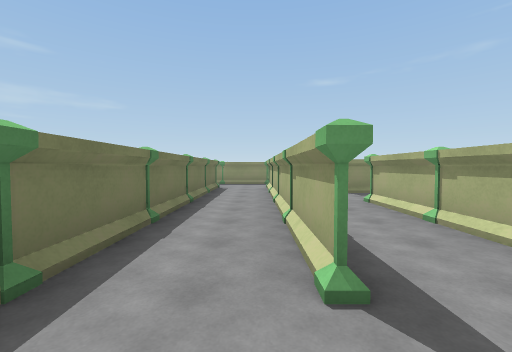
[1] (above)

16 first-person views from a walk through a Unity game level. The camera is 1.5 m above the floor, tilts 2° down and sees 90° across. The floor is counted in squares, 2 m on a side. Each view is taken from the middle of a square. On the plan, view 1 faces up. The plan holds only what a view shows up to about 9 squares ahead; the rest is blank. Surface patterns are stand-ins for the level's own textures.

[2]
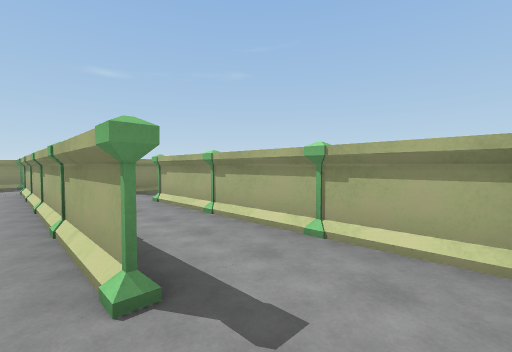

[3]
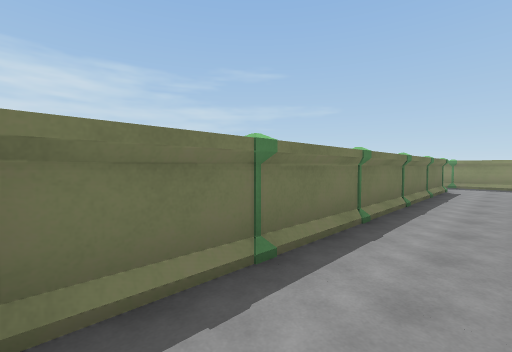

[4]
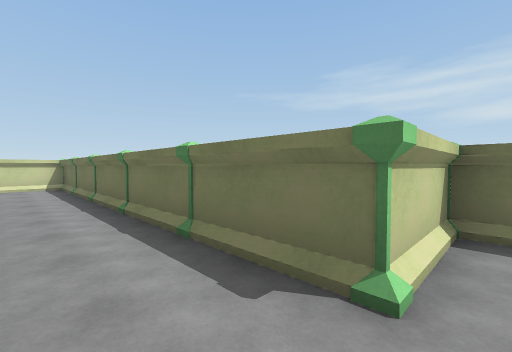

[5]
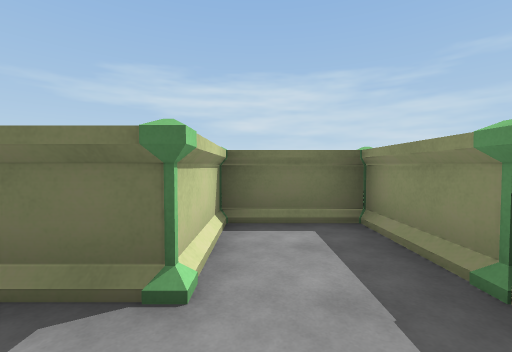

[6]
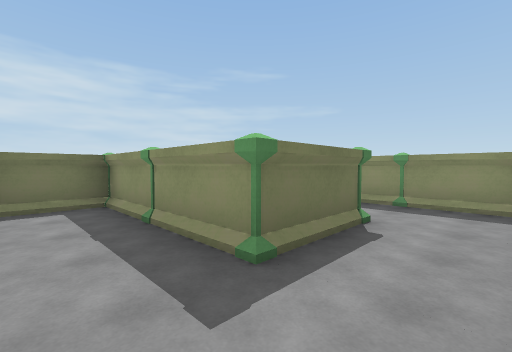

[7]
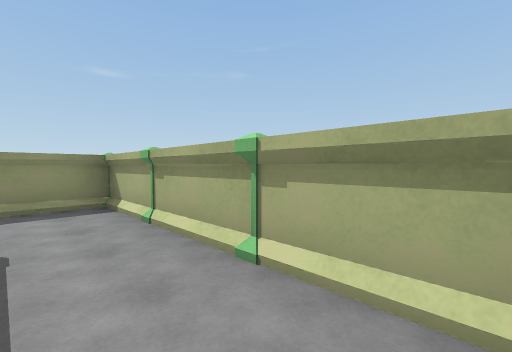

[8]
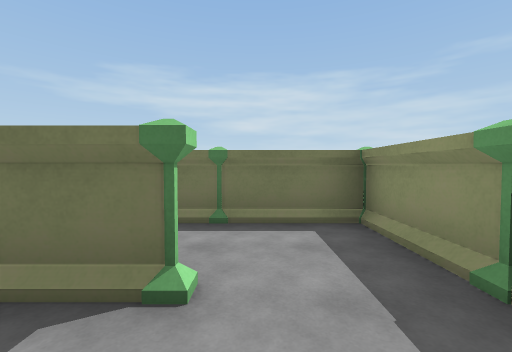

[9]
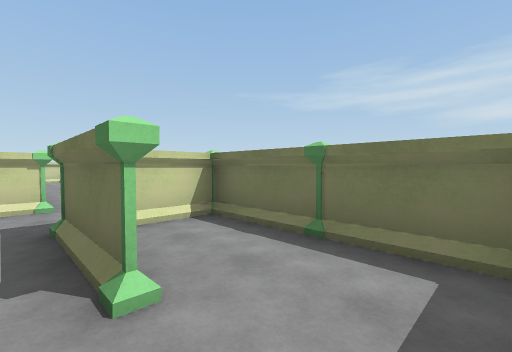

[10]
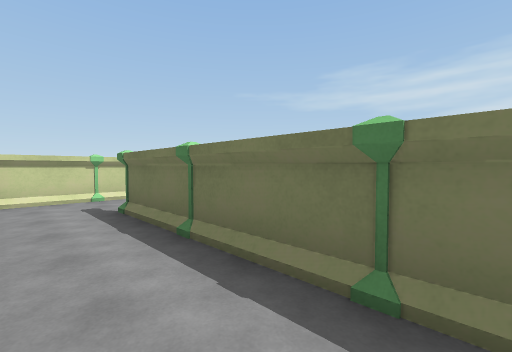

[11]
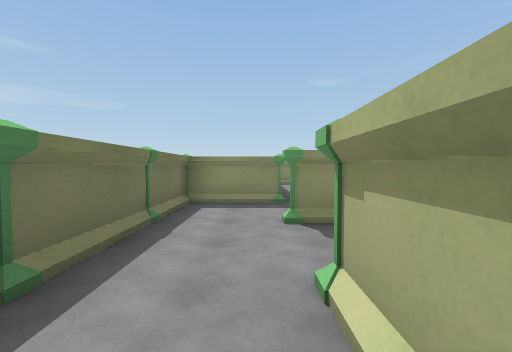

[12]
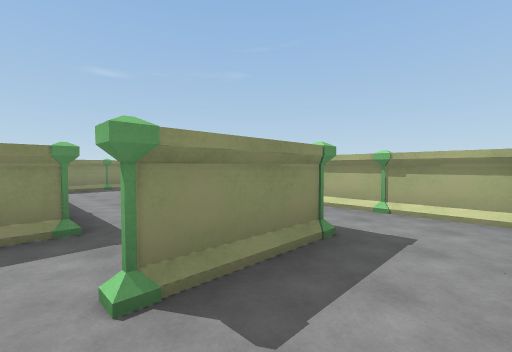

[13]
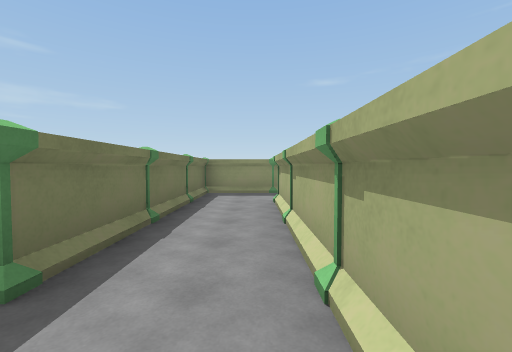

[14]
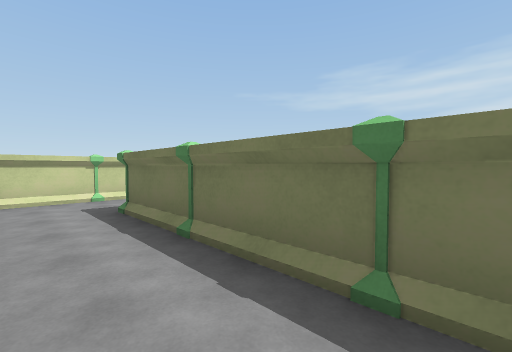

[15]
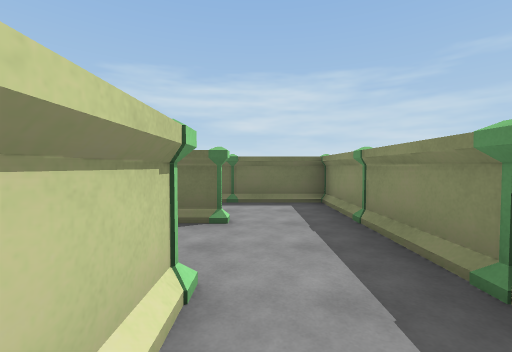

[16]
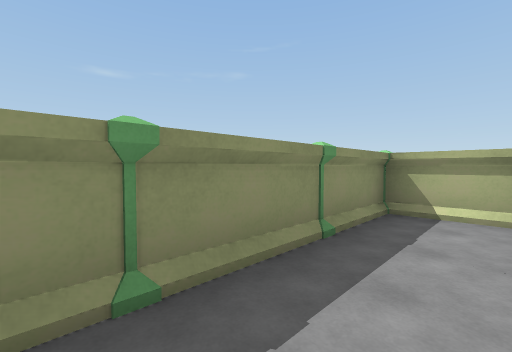

### Floor plan
Ten units are one square. View 1 is at (0, 0); x grows to the right and y downward. Boxes are objects, and circles mark ways between rooms. Rooms are numbered by the first view taken in them; rooms with no view inside come last. Other rooms are left out.
<svg viewBox="-40 -160 150 180">
<path fill="none" stroke="#000" d="M25 1 25 -55M5 -55 5 -15 5 -95 11 -95M-15 -86 -15 5 16 5M5 -115 -15 -115M15 -155 -15 -155 -15 -115M5 -135 5 -115M25 -99 25 -155 15 -155M65 -59 65 -115 65 -109M45 -55 56 -55M25 -95 5 -95 5 -55M45 -115 45 -75 25 -75M50 -155 34 -155M85 -115 96 -115M105 -119 105 -135 45 -135 45 -115M-15 -115 -35 -115 -35 -95"/>
<rect x="-25" y="5" width="10" height="10" fill="#bbb"><title>other object</title></rect>
<rect x="-25" y="-15" width="10" height="10" fill="#bbb"><title>pillar</title></rect>
<rect x="-25" y="-35" width="10" height="10" fill="#bbb"><title>pillar</title></rect>
<rect x="-25" y="-55" width="10" height="10" fill="#bbb"><title>pillar</title></rect>
<rect x="-25" y="-75" width="10" height="10" fill="#bbb"><title>pillar</title></rect>
<rect x="-25" y="-95" width="10" height="10" fill="#bbb"><title>pillar</title></rect>
<rect x="-5" y="5" width="10" height="10" fill="#bbb"><title>pillar</title></rect>
<rect x="-5" y="-15" width="20" height="10" fill="#bbb"><title>pillar</title></rect>
<rect x="-5" y="-35" width="10" height="10" fill="#bbb"><title>pillar</title></rect>
<rect x="-5" y="-55" width="10" height="10" fill="#bbb"><title>pillar</title></rect>
<rect x="-5" y="-75" width="10" height="10" fill="#bbb"><title>pillar</title></rect>
<rect x="-5" y="-95" width="10" height="10" fill="#bbb"><title>pillar</title></rect>
<rect x="-5" y="-115" width="10" height="10" fill="#bbb"><title>pillar</title></rect>
<rect x="-5" y="-135" width="10" height="10" fill="#bbb"><title>pillar</title></rect>
<rect x="-5" y="-155" width="10" height="10" fill="#bbb"><title>pillar</title></rect>
<rect x="15" y="-15" width="10" height="10" fill="#bbb"><title>pillar</title></rect>
<rect x="15" y="-35" width="10" height="10" fill="#bbb"><title>pillar</title></rect>
<rect x="15" y="-55" width="10" height="10" fill="#bbb"><title>pillar</title></rect>
<rect x="15" y="-115" width="10" height="10" fill="#bbb"><title>pillar</title></rect>
<rect x="15" y="-135" width="10" height="10" fill="#bbb"><title>pillar</title></rect>
<rect x="15" y="-155" width="10" height="10" fill="#bbb"><title>other object</title></rect>
<rect x="15" y="-85" width="10" height="20" fill="#bbb"><title>pillar</title></rect>
<rect x="15" y="-95" width="10" height="10" fill="#bbb"><title>pillar</title></rect>
<rect x="35" y="-55" width="10" height="10" fill="#bbb"><title>pillar</title></rect>
<rect x="35" y="-75" width="10" height="10" fill="#bbb"><title>pillar</title></rect>
<rect x="35" y="-95" width="10" height="10" fill="#bbb"><title>pillar</title></rect>
<rect x="35" y="-115" width="10" height="10" fill="#bbb"><title>pillar</title></rect>
<rect x="35" y="-135" width="10" height="10" fill="#bbb"><title>other object</title></rect>
<rect x="35" y="-155" width="10" height="10" fill="#bbb"><title>other object</title></rect>
<rect x="55" y="-75" width="10" height="10" fill="#bbb"><title>pillar</title></rect>
<rect x="55" y="-95" width="10" height="10" fill="#bbb"><title>pillar</title></rect>
<rect x="55" y="-115" width="10" height="10" fill="#bbb"><title>pillar</title></rect>
<rect x="75" y="-115" width="10" height="10" fill="#bbb"><title>pillar</title></rect>
<rect x="55" y="-135" width="10" height="10" fill="#bbb"><title>pillar</title></rect>
<rect x="75" y="-135" width="10" height="10" fill="#bbb"><title>pillar</title></rect>
<rect x="95" y="-135" width="10" height="10" fill="#bbb"><title>pillar</title></rect>
<rect x="-25" y="-115" width="10" height="10" fill="#bbb"><title>pillar</title></rect>
<circle cx="10" cy="-100" r="3" fill="#2a7"/>
<circle cx="10" cy="-145" r="3" fill="#2a7"/>
<circle cx="30" cy="-40" r="3" fill="#2a7"/>
<circle cx="-10" cy="-100" r="3" fill="#2a7"/>
<circle cx="50" cy="-145" r="3" fill="#2a7"/>
<circle cx="70" cy="-110" r="3" fill="#2a7"/>
<text x="0" y="-20">1</text>
<text x="20" y="-130">2</text>
<text x="80" y="-40">3</text>
<text x="80" y="-140">4</text>
<text x="-20" y="-110">5</text>
</svg>
Room 1 opens to room 2. Room 1 opens to room 3. Room 1 opens to room 5. Room 3 opens to room 4.

Where each view was taken, in squares from view 1:
view 1: 0 up, 0 right, facing up
view 2: 0 up, 0 right, facing up-right
view 3: 0 up, 0 right, facing up-left
view 4: 10 up, 0 right, facing down-left
view 5: 10 up, 0 right, facing left
view 6: 10 up, 2 right, facing up-left
view 7: 10 up, 1 right, facing up-right
view 8: 14 up, 2 right, facing left
view 9: 15 up, 1 right, facing down-left
view 10: 6 up, 2 right, facing down-left
view 11: 4 up, 2 right, facing up
view 12: 6 up, 2 right, facing up-right
view 13: 6 up, 6 right, facing up
view 14: 12 up, 6 right, facing down-left
view 15: 12 up, 10 right, facing left
view 16: 12 up, 6 right, facing up-right
